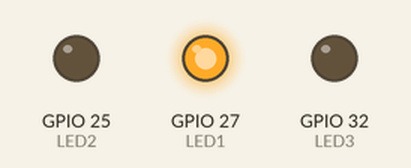
Recording of a sketch running on a simulated ESP32. Shown: output pins drawn as LEDs (lit = HIGH). What the sketch prints to the serial monitor is not drawn.

Above: at 0.2 s.
At 1.2 s:
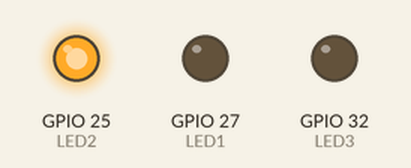
At 2.2 s:
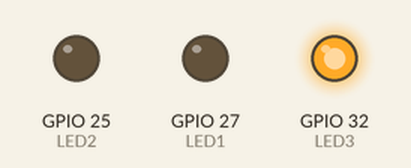
At 5.7 s:
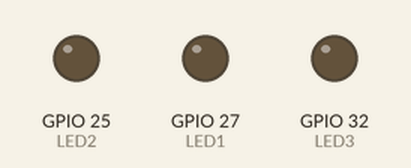
Timing chart, 0 to 6.9 s (numbered marks = the images above):
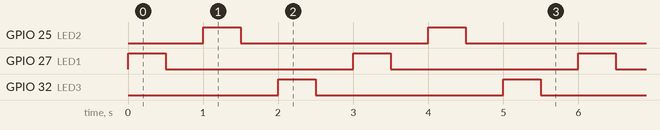

The sketch:

LED_Disco.ino
```cpp
//Example Code EP 1: LED Disco
// Summation Technology
#define LED1 27
#define LED2 25
#define LED3 32
void setup()
{
  Serial.begin(9600);
  pinMode(LED1, OUTPUT);
  pinMode(LED2, OUTPUT);
  pinMode(LED3, OUTPUT);
}

void loop()
{
  Serial.print("TOP");
  digitalWrite(LED1, HIGH);
  delay(500);
  digitalWrite(LED1, LOW);
  delay(500);

  digitalWrite(LED2, HIGH);
  delay(500);
  digitalWrite(LED2, LOW);
  delay(500);

  digitalWrite(LED3, HIGH);
  delay(500);
  digitalWrite(LED3, LOW);
  delay(500);
}
```

Measured:
- by itself, GPIO 25 (LED2), GPIO 27 (LED1), GPIO 32 (LED3): alternates HIGH for 0.50 s and LOW for 2.5 s
- by itself, everything shown: repeats every 3.0 s, in 6 steps
